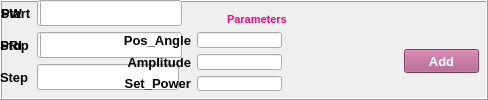
            <widget class="QFrame" name="frame_parameters">
             <property name="minimumSize">
              <size>
               <width>0</width>
               <height>60</height>
              </size>
             </property>
             <property name="maximumSize">
              <size>
               <width>490</width>
               <height>16777215</height>
              </size>
             </property>
             <property name="frameShape">
              <enum>QFrame::Box</enum>
             </property>
             <property name="frameShadow">
              <enum>QFrame::Raised</enum>
             </property>
             <widget class="QLabel" name="label_62">
              <property name="geometry">
               <rect>
                <x>227</x>
                <y>11</y>
                <width>65</width>
                <height>16</height>
               </rect>
              </property>
              <property name="font">
               <font>
                <family>Arial</family>
                <pointsize>8</pointsize>
                <weight>75</weight>
                <bold>true</bold>
               </font>
              </property>
              <property name="styleSheet">
               <string notr="true">color: rgb(255, 0, 127);</string>
              </property>
              <property name="text">
               <string>Parameters</string>
              </property>
             </widget>
             <widget class="QPushButton" name="Sys_PB_Add">
              <property name="geometry">
               <rect>
                <x>404</x>
                <y>49</y>
                <width>75</width>
                <height>24</height>
               </rect>
              </property>
              <property name="font">
               <font>
                <family>Arial</family>
                <pointsize>10</pointsize>
                <weight>75</weight>
                <bold>true</bold>
               </font>
              </property>
              <property name="toolTip">
               <string>Add</string>
              </property>
              <property name="styleSheet">
               <string notr="true">color: rgb(255, 255, 255);
background-color: rgb(0, 85, 127);
background-color: rgb(170, 85, 127);</string>
              </property>
              <property name="text">
               <string>Add</string>
              </property>
             </widget>
             <widget class="QWidget" name="">
              <layout class="QGridLayout" name="gridLayout_21">
               <item row="0" column="0">
                <widget class="QLabel" name="label_5">
                 <property name="font">
                  <font>
                   <family>Arial</family>
                   <pointsize>10</pointsize>
                   <weight>75</weight>
                   <bold>true</bold>
                  </font>
                 </property>
                 <property name="text">
                  <string>Start</string>
                 </property>
                 <property name="alignment">
                  <set>Qt::AlignCenter</set>
                 </property>
                </widget>
               </item>
               <item row="0" column="1">
                <widget class="QLineEdit" name="Sys_lineEdit_Start">
                 <property name="font">
                  <font>
                   <family>Arial</family>
                   <pointsize>11</pointsize>
                  </font>
                 </property>
                 <property name="toolTip">
                  <string>Start</string>
                 </property>
                 <property name="text">
                  <string/>
                 </property>
                 <property name="alignment">
                  <set>Qt::AlignHCenter|Qt::AlignTop</set>
                 </property>
                 <property name="placeholderText">
                  <string/>
                 </property>
                </widget>
               </item>
               <item row="1" column="0">
                <widget class="QLabel" name="label_6">
                 <property name="font">
                  <font>
                   <family>Arial</family>
                   <pointsize>10</pointsize>
                   <weight>75</weight>
                   <bold>true</bold>
                  </font>
                 </property>
                 <property name="text">
                  <string>Stop</string>
                 </property>
                </widget>
               </item>
               <item row="1" column="1">
                <widget class="QLineEdit" name="Sys_lineEdit_Stop">
                 <property name="font">
                  <font>
                   <family>Arial</family>
                   <pointsize>11</pointsize>
                  </font>
                 </property>
                 <property name="toolTip">
                  <string>Stop</string>
                 </property>
                 <property name="alignment">
                  <set>Qt::AlignCenter</set>
                 </property>
                </widget>
               </item>
               <item row="2" column="0">
                <widget class="QLabel" name="label_7">
                 <property name="font">
                  <font>
                   <family>Arial</family>
                   <pointsize>10</pointsize>
                   <weight>75</weight>
                   <bold>true</bold>
                  </font>
                 </property>
                 <property name="text">
                  <string>Step</string>
                 </property>
                </widget>
               </item>
               <item row="2" column="1">
                <widget class="QLineEdit" name="Sys_lineEdit_Step">
                 <property name="font">
                  <font>
                   <family>Arial</family>
                   <pointsize>11</pointsize>
                  </font>
                 </property>
                 <property name="toolTip">
                  <string>Step</string>
                 </property>
                 <property name="alignment">
                  <set>Qt::AlignCenter</set>
                 </property>
                </widget>
               </item>
              </layout>
             </widget>
             <widget class="QWidget" name="">
              <layout class="QGridLayout" name="gridLayout_25">
               <property name="sizeConstraint">
                <enum>QLayout::SetDefaultConstraint</enum>
               </property>
               <property name="horizontalSpacing">
                <number>18</number>
               </property>
               <item row="0" column="0">
                <widget class="QLabel" name="label_66">
                 <property name="font">
                  <font>
                   <family>Arial</family>
                   <pointsize>10</pointsize>
                   <weight>75</weight>
                   <bold>true</bold>
                  </font>
                 </property>
                 <property name="text">
                  <string>PW</string>
                 </property>
                 <property name="alignment">
                  <set>Qt::AlignRight|Qt::AlignTrailing|Qt::AlignVCenter</set>
                 </property>
                </widget>
               </item>
               <item row="1" column="0">
                <widget class="QLabel" name="label_67">
                 <property name="font">
                  <font>
                   <family>Arial</family>
                   <pointsize>10</pointsize>
                   <weight>75</weight>
                   <bold>true</bold>
                  </font>
                 </property>
                 <property name="text">
                  <string>PRI</string>
                 </property>
                 <property name="alignment">
                  <set>Qt::AlignRight|Qt::AlignTrailing|Qt::AlignVCenter</set>
                 </property>
                </widget>
               </item>
               <item row="0" column="1">
                <widget class="QLineEdit" name="lineEdit_System_PW">
                 <property name="font">
                  <font>
                   <family>Arial</family>
                   <pointsize>11</pointsize>
                  </font>
                 </property>
                 <property name="toolTip">
                  <string>Pulse Width</string>
                 </property>
                </widget>
               </item>
               <item row="1" column="1">
                <widget class="QLineEdit" name="lineEdit_System_PRI">
                 <property name="font">
                  <font>
                   <family>Arial</family>
                   <pointsize>11</pointsize>
                  </font>
                 </property>
                 <property name="toolTip">
                  <string>PRI</string>
                 </property>
                </widget>
               </item>
              </layout>
             </widget>
             <widget class="QWidget" name="">
              <property name="geometry">
               <rect>
                <x>123</x>
                <y>32</y>
                <width>159</width>
                <height>59</height>
               </rect>
              </property>
              <layout class="QGridLayout" name="gridLayout_20">
               <item row="0" column="0">
                <widget class="QLabel" name="label_65">
                 <property name="minimumSize">
                  <size>
                   <width>0</width>
                   <height>0</height>
                  </size>
                 </property>
                 <property name="font">
                  <font>
                   <family>Arial</family>
                   <pointsize>10</pointsize>
                   <weight>75</weight>
                   <bold>true</bold>
                  </font>
                 </property>
                 <property name="text">
                  <string>Pos_Angle</string>
                 </property>
                 <property name="alignment">
                  <set>Qt::AlignRight|Qt::AlignTrailing|Qt::AlignVCenter</set>
                 </property>
                </widget>
               </item>
               <item row="0" column="1">
                <widget class="QLineEdit" name="lineEdit_System_Pos_Angle">
                 <property name="font">
                  <font>
                   <family>Arial</family>
                   <pointsize>11</pointsize>
                  </font>
                 </property>
                 <property name="toolTip">
                  <string>Pos Angle</string>
                 </property>
                 <property name="text">
                  <string/>
                 </property>
                 <property name="alignment">
                  <set>Qt::AlignHCenter|Qt::AlignTop</set>
                 </property>
                 <property name="placeholderText">
                  <string/>
                 </property>
                </widget>
               </item>
               <item row="1" column="0">
                <widget class="QLabel" name="label_63">
                 <property name="font">
                  <font>
                   <family>Arial</family>
                   <pointsize>10</pointsize>
                   <weight>75</weight>
                   <bold>true</bold>
                  </font>
                 </property>
                 <property name="text">
                  <string>Amplitude</string>
                 </property>
                 <property name="alignment">
                  <set>Qt::AlignRight|Qt::AlignTrailing|Qt::AlignVCenter</set>
                 </property>
                </widget>
               </item>
               <item row="1" column="1">
                <widget class="QLineEdit" name="lineEdit_System_Amplitude">
                 <property name="font">
                  <font>
                   <family>Arial</family>
                   <pointsize>11</pointsize>
                  </font>
                 </property>
                 <property name="toolTip">
                  <string>Amplitude</string>
                 </property>
                 <property name="alignment">
                  <set>Qt::AlignCenter</set>
                 </property>
                </widget>
               </item>
               <item row="2" column="0">
                <widget class="QLabel" name="label_64">
                 <property name="font">
                  <font>
                   <family>Arial</family>
                   <pointsize>10</pointsize>
                   <weight>75</weight>
                   <bold>true</bold>
                  </font>
                 </property>
                 <property name="text">
                  <string>Set_Power</string>
                 </property>
                 <property name="alignment">
                  <set>Qt::AlignRight|Qt::AlignTrailing|Qt::AlignVCenter</set>
                 </property>
                </widget>
               </item>
               <item row="2" column="1">
                <widget class="QLineEdit" name="lineEdit_System_Set_Power">
                 <property name="font">
                  <font>
                   <family>Arial</family>
                   <pointsize>11</pointsize>
                  </font>
                 </property>
                 <property name="toolTip">
                  <string>Set Power</string>
                 </property>
                 <property name="alignment">
                  <set>Qt::AlignCenter</set>
                 </property>
                </widget>
               </item>
              </layout>
             </widget>
            </widget>
